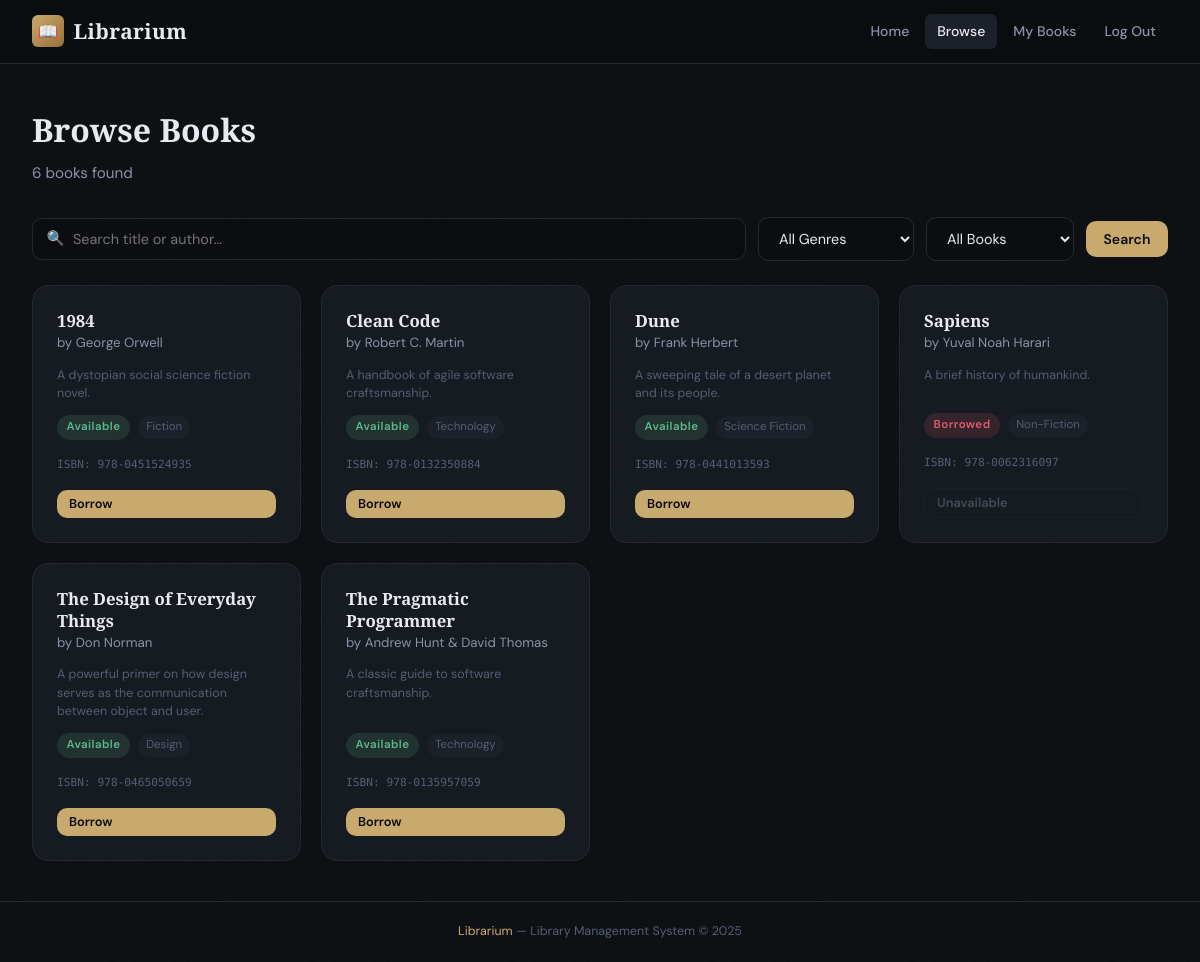
The app's page /books (signed in) with its own data.
### models.py (models this page shows, shortened)
class Book(db.Model):
    __tablename__ = "books"
    id = db.Column(db.Integer, primary_key=True)
    title = db.Column(db.String(200), nullable=False)
    author = db.Column(db.String(150), nullable=False)
    isbn = db.Column(db.String(20), unique=True, nullable=False, index=True)
    genre = db.Column(db.String(80), nullable=True)
    description = db.Column(db.Text, nullable=True)
    availability_status = db.Column(db.Boolean, default=True, nullable=False)  # True = available
    added_at = db.Column(db.DateTime, default=datetime.utcnow)
    borrowings = db.relationship("Borrowing", backref="book", lazy="dynamic")
    @property
    def is_available(self):
        return self.availability_status

### routes.py (the view)
@main.route("/books")
def books():
    search = request.args.get("q", "").strip()
    genre_filter = request.args.get("genre", "").strip()
    availability = request.args.get("availability", "all")
    query = Book.query
    if search:
        query = query.filter(
            Book.title.ilike(f"%{search}%") | Book.author.ilike(f"%{search}%")
        )
    if genre_filter:
        query = query.filter(Book.genre == genre_filter)
    if availability == "available":
        query = query.filter_by(availability_status=True)
    elif availability == "borrowed":
        query = query.filter_by(availability_status=False)
    all_books = query.order_by(Book.title).all()
    genres = db.session.query(Book.genre).filter(Book.genre.isnot(None)).distinct().all()
    genres = [g[0] for g in genres]
    return render_template("books.html", books=all_books, genres=genres,
                            search=search, genre_filter=genre_filter, availability=availability)

### models.py (called while the page is built)
    @property
    def is_admin(self):
        return self.role == "admin"

### routes.py (called while the page is built)
def current_user():
    if "user_id" in session:
        return User.query.get(session["user_id"])
    return None

@main.context_processor
def inject_user():
    return {"current_user": current_user()}

### templates/books.html (shortened to what this page needs)
{% extends "base.html" %}
{% block content %}
<div class="page-header flex items-center justify-between">
  <div>
    <h1>Browse Books</h1>
    <p>{{ books|length }} book{{ 's' if books|length != 1 else '' }} found</p>
  </div>
</div>
<form method="GET" action="{{ url_for('main.books') }}" class="search-bar">
  <div class="search-input-wrap">
    <span class="search-icon">🔍</span>
    <input type="text" name="q" value="{{ search }}" class="form-input" placeholder="Search title or author…">
  </div>
  <select name="genre" class="form-select" style="width:auto;min-width:140px">
    <option value="">All Genres</option>
  </select>
  <select name="availability" class="form-select" style="width:auto;min-width:140px">
    <option value="all"       {% if availability == 'all'       %}selected{% endif %}>All Books</option>
  </select>
  <button type="submit" class="btn btn-primary">Search</button>
</form>
{% if books %}
<div class="books-grid">
  {% for book in books %}
  <div class="book-card">
    <div>
      <div class="book-title">{{ book.title }}</div>
      <div class="book-author">by {{ book.author }}</div>
    </div>
    {% if book.description %}
      <p class="text-xs text-muted" style="line-height:1.5">{{ book.description[:110] }}{% if book.description|length > 110 %}…{% endif %}</p>
    {% endif %}
    <div class="book-meta">
      <span class="badge {% if book.is_available %}badge-available{% else %}badge-borrowed{% endif %}">
        {% if book.is_available %}Available{% else %}Borrowed{% endif %}
      </span>
      {% if book.genre %}<span class="book-genre">{{ book.genre }}</span>{% endif %}
    </div>
    <div class="book-isbn">ISBN: {{ book.isbn }}</div>
    <div style="display:flex;gap:.5rem;margin-top:.25rem">
      {% if current_user and not current_user.is_admin and book.is_available %}
        <form method="POST" action="{{ url_for('main.borrow_book', book_id=book.id) }}" style="flex:1">
          <button type="submit" class="btn btn-primary btn-sm w-full">Borrow</button>
        </form>
      {% elif not current_user %}
        <a href="{{ url_for('main.login') }}" class="btn btn-ghost btn-sm" style="flex:1;justify-content:center">Log in to borrow</a>
      {% elif current_user and not current_user.is_admin %}
        <button class="btn btn-ghost btn-sm" style="flex:1" disabled>Unavailable</button>
      {% endif %}
    </div>
  </div>
  {% endfor %}
</div>
{% endif %}
{% endblock %}

### static/css/style.css (style rules this page uses)
*, *::before, *::after { box-sizing: border-box; margin: 0; padding: 0; }
:root { --bg-base: #0b0d11; --bg-surface: #111318; --bg-card: #161a21; --bg-elevated: #1c2029; --border: #242830; --border-glow: #2e3545; --text-primary: #e8eaf0; --text-secondary: #8b92a5; --text-muted: #555e72; --accent: #c8a96e; --accent-dim: rgba(200,169,110,.15); --accent-hover:#dfc08a; --danger: #e05c6e; --danger-dim: rgba(224,92,110,.15); --success: #5db88a; --success-dim: rgba(93,184,138,.15); --info: #5b9bd5; --info-dim: rgba(91,155,213,.15); --warning: #e0a040; --radius-sm: 6px; --radius: 10px; --radius-lg: 16px; --shadow: 0 4px 24px rgba(0,0,0,.45); --shadow-lg: 0 8px 48px rgba(0,0,0,.6); --font-display: 'Playfair Display', Georgia, serif; --font-body: 'DM Sans', system-ui, sans-serif; --font-mono: 'DM Mono', monospace; }
html { font-size: 16px; scroll-behavior: smooth; }
body { background: var(--bg-base); color: var(--text-primary); font-family: var(--font-body); font-weight: 400; line-height: 1.6; min-height: 100vh; display: flex; flex-direction: column; }
body::before { content: ''; position: fixed; inset: 0; z-index: 0; pointer-events: none; background-size: 200px; }
.btn { display: inline-flex; align-items: center; gap: .4rem; padding: .55rem 1.1rem; font-family: var(--font-body); font-size: .875rem; font-weight: 600; border: none; border-radius: var(--radius); cursor: pointer; text-decoration: none; transition: all .2s; white-space: nowrap; }
.btn-primary { background: var(--accent); color: #0b0d11; }
.btn-ghost { background: transparent; color: var(--text-secondary); border: 1px solid var(--border); }
.btn-sm { padding: .35rem .75rem; font-size: .8rem; }
.btn:disabled { opacity: .4; cursor: not-allowed; }
.form-input, .form-select, .form-textarea { width: 100%; padding: .7rem 1rem; background: var(--bg-base); color: var(--text-primary); border: 1px solid var(--border); border-radius: var(--radius); font-family: var(--font-body); font-size: .9rem; transition: border-color .2s, box-shadow .2s; outline: none; }
.form-select option { background: var(--bg-surface); }
.badge { display: inline-flex; align-items: center; padding: .2rem .6rem; border-radius: 999px; font-size: .72rem; font-weight: 600; letter-spacing: .04em; }
.badge-available { background: var(--success-dim); color: var(--success); }
.badge-borrowed { background: var(--danger-dim); color: var(--danger); }
.books-grid { display: grid; grid-template-columns: repeat(auto-fill, minmax(260px, 1fr)); gap: 1.25rem; }
.book-card { background: var(--bg-card); border: 1px solid var(--border); border-radius: var(--radius-lg); padding: 1.5rem; display: flex; flex-direction: column; gap: .75rem; transition: all .25s; position: relative; overflow: hidden; }
.book-card::before { content: ''; position: absolute; top: 0; left: 0; right: 0; height: 2px; background: linear-gradient(90deg, transparent, var(--accent), transparent); opacity: 0; transition: opacity .25s; }
.book-title { font-family: var(--font-display); font-size: 1.05rem; font-weight: 600; color: var(--text-primary); line-height: 1.3; }
.book-author { font-size: .83rem; color: var(--text-secondary); }
.book-meta { display: flex; align-items: center; gap: .5rem; flex-wrap: wrap; margin-top: auto; }
.book-genre { font-size: .72rem; color: var(--text-muted); background: var(--bg-elevated); padding: .15rem .5rem; border-radius: 999px; }
.book-isbn { font-family: var(--font-mono); font-size: .7rem; color: var(--text-muted); margin-top: .25rem; }
.page-header { margin-bottom: 2rem; }
.page-header h1 { font-family: var(--font-display); font-size: 2rem; font-weight: 700; color: var(--text-primary); }
.page-header p { color: var(--text-secondary); font-size: .95rem; margin-top: .35rem; }
.search-bar { display: flex; gap: .75rem; margin-bottom: 1.5rem; flex-wrap: wrap; align-items: center; }
.search-input-wrap { position: relative; flex: 1; min-width: 220px; }
.search-input-wrap .search-icon { position: absolute; left: .9rem; top: 50%; transform: translateY(-50%); color: var(--text-muted); font-size: .9rem; }
.search-input-wrap input { padding-left: 2.5rem !important; }
.flex { display: flex; }
.items-center { align-items: center; }
.justify-between { justify-content: space-between; }
.text-xs { font-size: .78rem; }
.text-muted { color: var(--text-muted); }
.w-full { width: 100%; }

### records on screen
Book: title "1984", author "George Orwell", description "A dystopian social science fiction novel.", availability_status "Available", genre "Fiction", isbn "978-0451524935"
Book: title "Clean Code", author "Robert C. Martin", description "A handbook of agile software craftsmanship.", availability_status "Available", genre "Technology", isbn "978-0132350884"
Book: title "Dune", author "Frank Herbert", description "A sweeping tale of a desert planet and its people.", availability_status "Available", genre "Science Fiction", isbn "978-0441013593"
Book: title "Sapiens", author "Yuval Noah Harari", description "A brief history of humankind.", availability_status "Borrowed", genre "Non-Fiction", isbn "978-0062316097"
Book: title "The Design of Everyday Things", author "Don Norman", description "A powerful primer on how design serves as the communication between object and user.", availability_status "Available", genre "Design", isbn "978-0465050659"
Book: title "The Pragmatic Programmer", author "Andrew Hunt & David Thomas", description "A classic guide to software craftsmanship.", availability_status "Available", genre "Technology", isbn "978-0135957059"

### other values on screen
{{ books|length }} "6"
{{ 's' if books|length != 1 else '' }} "s"
{{ 2025 }} "2025"
